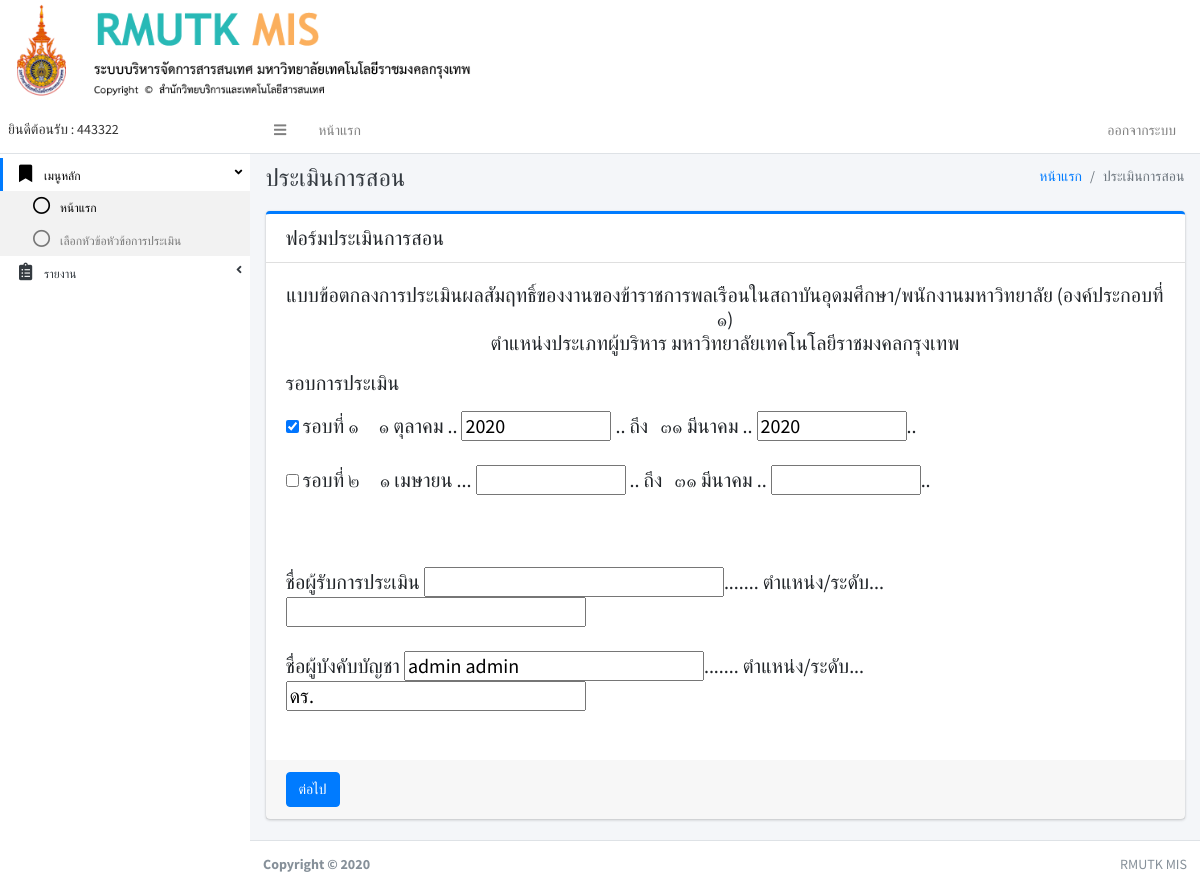
/index.php?pa4 (signed in), run on an earlier commit of the app's database.
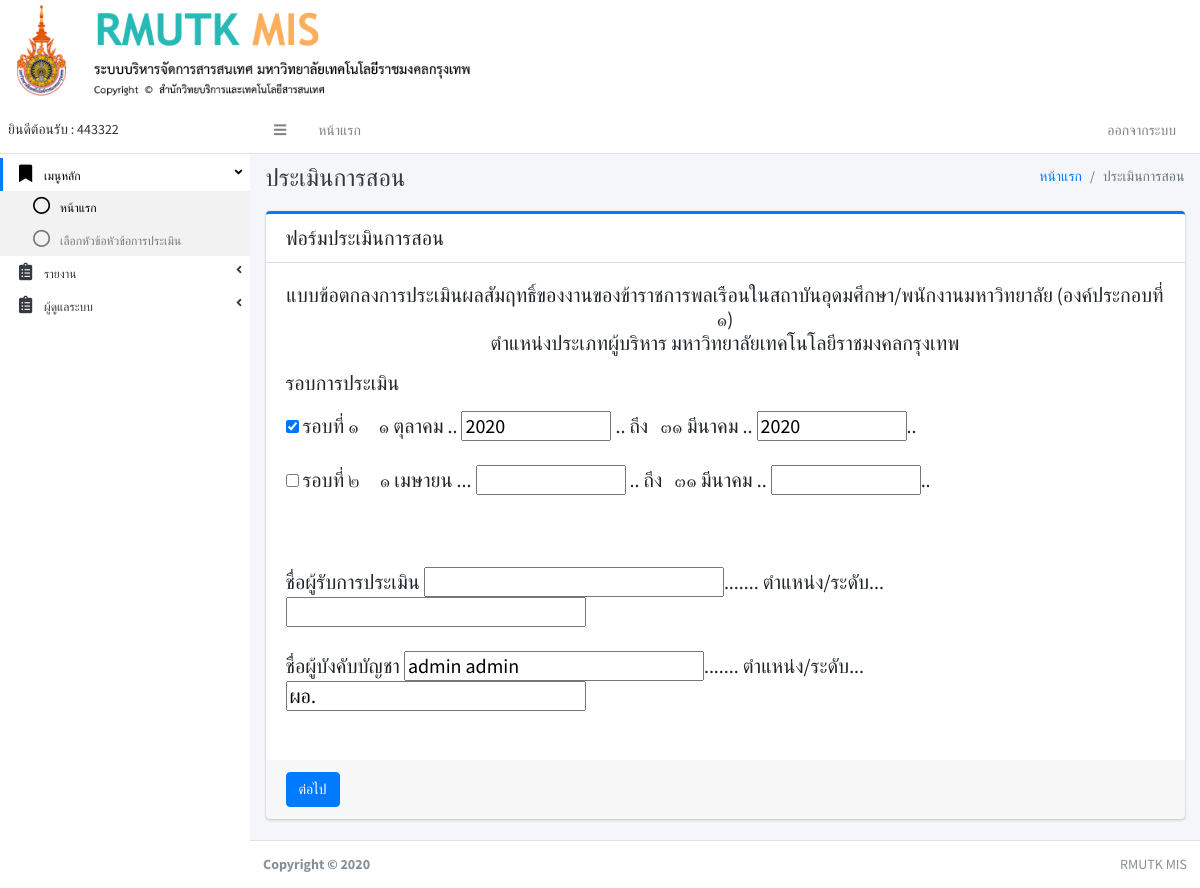
And on a later commit of the database.
### tables this page shows
CREATE TABLE IF NOT EXISTS `user` (
`user_id` int(11) NOT NULL,
  `first_name` varchar(150) NOT NULL,
  `last_name` varchar(150) NOT NULL,
  `username` varchar(150) NOT NULL,
  `password` varchar(150) NOT NULL,
  `user_tumn` varchar(250) NOT NULL,
  `user_status` int(11) NOT NULL
);

### page/pa4.php (the view, shortened to what this page needs)
<div class="content-header">
	<div class="container-fluid">
		<div class="row mb-2">
			<div class="col-sm-6">
				<h1 class="m-0 text-dark">ประเมินการสอน</h1>
			</div>
			<div class="col-sm-6">
				<ol class="breadcrumb float-sm-right">
					<li class="breadcrumb-item"><a href="#">หน้าแรก</a></li>
					<li class="breadcrumb-item active">ประเมินการสอน</li>
				</ol>
			</div>
		</div>
	</div>
</div>
<div class="content">
	<div class="container-fluid">
		<div class="row">
			<div class="col-lg-12">
				<form action="index.php" method="get">
					<div class="card card-primary card-outline">
						<div class="card-header">
							<h5 class="m-0">ฟอร์มประเมินการสอน</h5>
						</div>
						<div class="card-body">
							<?php
							include './conn.php';
							$user_id = $_SESSION["USER_ID"];
							$sqlth=" SELECT * FROM user WHERE user_id =".$user_id;
							$qryth = mysqli_query($conn,$sqlth);
							$rowth = mysqli_fetch_assoc($qryth);
							?>
							<h5 >
								<p style="text-align: center;">แบบข้อตกลงการประเมินผลสัมฤทธิ์ของงานของข้าราชการพลเรือนในสถาบันอุดมศึกษา/พนักงานมหาวิทยาลัย (องค์ประกอบที่ ๑)<br>
								ตำแหน่งประเภทผู้บริหาร มหาวิทยาลัยเทคโนโลยีราชมงคลกรุงเทพ</p>
								<p>รอบการประเมิน</p>
								<input type="checkbox" name="rob" value="1" checked="checked" required >
								รอบที่ ๑	&nbsp;&nbsp;&nbsp;&nbsp;๑  ตุลาคม  ..
								<input type="number" name="y1" style="width: 150px" value="<?php echo(date('Y')) ?>"> ..  ถึง&nbsp;&nbsp;  ๓๑  มีนาคม  ..
								<input type="number" name="yy1" style="width: 150px" value="<?php echo(date('Y')) ?>">..
								<br><br>
								<input type="checkbox" name="rob" value="2">
								รอบที่ ๒  &nbsp;&nbsp;&nbsp;&nbsp;๑  เมษายน  ...
								<input type="number" name="y2" style="width: 150px"> ..  ถึง&nbsp;&nbsp;  ๓๑  มีนาคม  ..
								<input type="number" name="yy2" style="width: 150px">..
								<br><br>
								<br>
								<br>
								ชื่อผู้รับการประเมิน
								<input type="text" name="nameh" style="width: 300px" required value="">....... ตำแหน่ง/ระดับ...
								<input type="text" name="tumh" style="width: 300px"><br><br>
								ชื่อผู้บังคับบัญชา
								<input type="text" name="namec" style="width: 300px" required value="<?php echo($rowth['first_name'].' '.$rowth['last_name']) ?>">....... ตำแหน่ง/ระดับ...
								<input type="text" name="tumc" style="width: 300px" value="<?php echo($rowth['user_tumn']) ?>"><br></h5>
								<br>
							</div>
							<div class="card-footer">
								<button class="btn btn-primary">ต่อไป</button>
							</div>
						</div>
					</form>
				</div>
			</div>
		</div>
	</div>

### sidebar.php (shortened to what this page needs)
<aside class="main-sidebar sidebar-light-primary">
  <a href="#" class="brand-link">
    <span class="brand-text font-weight-light"><b>
      <?php if (isset($_SESSION["USERNAME"])){
        $user = $_SESSION["USERNAME"];
        include './conn.php';
        $sqlhusercc=" SELECT * FROM user WHERE username =".$user;
        $qryhusercc = mysqli_query($conn,$sqlhusercc);
        $rowhusercc = mysqli_fetch_assoc($qryhusercc);
        $status = $rowhusercc['user_status'];
        echo "ยินดีต้อนรับ : ".$user;
        ?>
      <?php }else{ ?>
        &nbsp;
      <?php } ?>
    </b></span>
  </a>
  <div class="sidebar text-xs">
    <nav class="mt-2">
      <ul class="nav nav-pills nav-sidebar nav-compact nav-child-indent nav-legacy flex-column" data-widget="treeview" role="menu" data-accordion="false">
         <li class="nav-item has-treeview menu-open">
          <a href="#" class="nav-link active">
            <i class="nav-icon fas fa-bookmark"></i>
            <p>
              เมนูหลัก
              <i class="right fas fa-angle-left"></i>
            </p>
          </a>
          <ul class="nav nav-treeview">
            <li class="nav-item">
              <a href="index.php?tables" class="nav-link active">
                <i class="far fa-circle nav-icon"></i>
                <p>หน้าแรก</p>
              </a>
            </li>
            <li class="nav-item">
              <a href="index.php?pa5" class="nav-link">
                <i class="far fa-circle nav-icon"></i>
                <p>เลือกหัวข้อหัวข้อการประเมิน</p>
              </a>
            </li>
          </ul>
        </li>
        <li class="nav-item">
          <a href="#" class="nav-link">
            <i class="nav-icon fas fa-clipboard-list"></i>
            <p>
              รายงาน
              <i class="right fas fa-angle-left"></i>
            </p>
          </a>
        </li>
        <?php if ($status == 1): ?>
          <li class="nav-item">
            <a href="#" class="nav-link">
              <i class="nav-icon fas fa-clipboard-list"></i>
              <p>
                ผู้ดูแลระบบ
                <i class="right fas fa-angle-left"></i>
              </p>
            </a>
            <ul class="nav nav-treeview">
              <?php else: ?>
              <?php endif ?>
            </ul>
          </li>
        </ul>
      </nav>
    </div>
  </aside>

What changed in the data, as far as the page shows it:
changed user "admin admin": user_status 0 → 1 (drawn); tumc "ดร." → "ผอ."
Also different on the page:
text now shown: "ผู้ดูแลระบบ"
